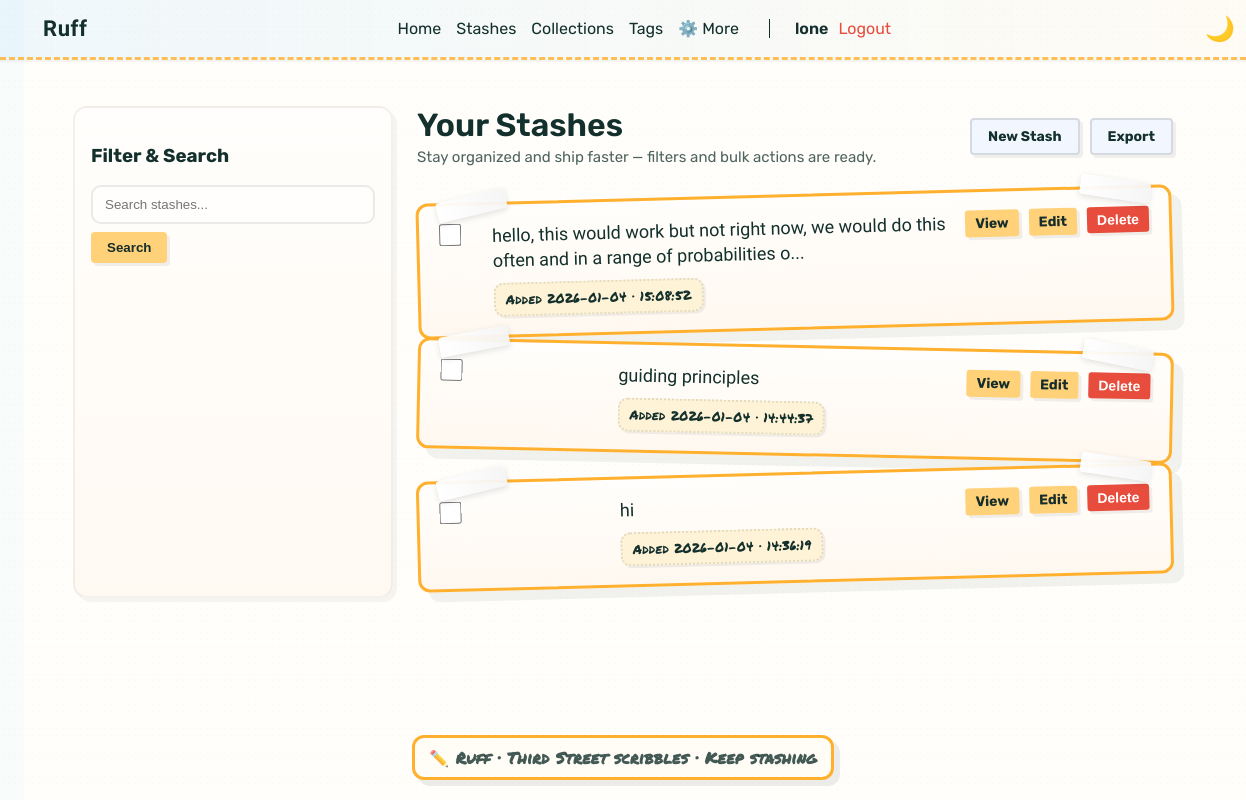
Page /stashes (signed in) on the committed database.
### models.py (models this page shows, shortened)
class User(db.Model):
    __tablename__ = 'users'
    id = db.Column(db.Integer, primary_key=True)
    username = db.Column(db.String(80), nullable=False, unique=True, index=True)
    email = db.Column(db.String(120), nullable=False, unique=True, index=True)
    password_hash = db.Column(db.String(255), nullable=False)
    created_at = db.Column(db.DateTime, nullable=False, default=datetime.utcnow)
    updated_at = db.Column(db.DateTime, nullable=False, default=datetime.utcnow, onupdate=datetime.utcnow)
    stashes = db.relationship('Stash', backref='user', lazy=True, cascade='all, delete-orphan')
    collections = db.relationship('Collection', backref='user', lazy=True, cascade='all, delete-orphan')

class Stash(db.Model):
    __tablename__ = 'stashes'
    id = db.Column(db.String(36), primary_key=True, default=lambda: str(uuid4()))
    user_id = db.Column(db.Integer, db.ForeignKey('users.id'), nullable=False)
    text = db.Column(db.Text, nullable=False)
    preview = db.Column(db.String(100), nullable=False)
    created_at = db.Column(db.DateTime, nullable=False, default=datetime.utcnow)
    updated_at = db.Column(db.DateTime, nullable=False, default=datetime.utcnow, onupdate=datetime.utcnow)
    collection_id = db.Column(db.Integer, db.ForeignKey('collections.id'), nullable=True)
    def to_dict(self) -> dict:
        return {
            'id': self.id,
            'text': self.text,
            'preview': self.preview,
            'collection_id': self.collection_id,
            'collection_name': self.collection.name if self.collection else None,
            'tags': [tag.name for tag in self.tags.all()],
            'created_at': self.created_at.strftime('%Y-%m-%d %H:%M:%S'),
            'updated_at': self.updated_at.strftime('%Y-%m-%d %H:%M:%S'),
        }

### routes.py (the view, shortened to what this page needs)
@bp.route("/stashes")
@login_required
def view_stashes():
    try:
        collection_id = request.args.get('collection', type=int)
        tag_name = request.args.get('tag', type=str)
        search_query = request.args.get('search', type=str)
        query = Stash.query.filter_by(user_id=g.user.id)
        if collection_id:
            query = query.filter_by(collection_id=collection_id)
        if tag_name:
            query = query.join(Stash.tags).filter(Tag.name == tag_name.lower())
        stashes = query.order_by(Stash.created_at.desc()).all()
        collections = Collection.query.filter_by(user_id=g.user.id).all()
        tags = Tag.query.all()
        return render_template(
            "stashes.html",
            stashes=[s.to_dict() for s in stashes],
            collections=collections,
            tags=tags,
            current_collection=collection_id,
            current_tag=tag_name,
            search_query=search_query
        )
    except Exception as e:
        logger.error(f"Error loading stashes: {str(e)}")
        flash("An error occurred while loading stashes.", "error")
        return redirect(url_for("main.index"))

### app.py (called while the page is built)
def create_app(config_name: str = None) -> Flask:
    app = Flask(__name__)
    config = get_config(config_name)
    app.config.from_object(config)
    db.init_app(app)
    csrf.init_app(app)
    app.register_blueprint(bp)
    @app.before_request
    def add_request_id():
        req_id = request.headers.get("X-Request-ID") or str(uuid.uuid4())
        g.request_id = req_id
        request.environ["request_id"] = req_id
    @app.after_request
    def inject_request_id(response):
        if hasattr(g, "request_id"):
            response.headers["X-Request-ID"] = g.request_id
        return response
    setup_logging(app)
    register_error_handlers(app)
    logger = logging.getLogger(__name__)
    logger.info("Application initialized (migrations must be applied separately)")
    return app

### routes.py (called while the page is built)
def login_required(f):
    @wraps(f)
    def decorated_function(*args, **kwargs):
        if 'user_id' not in session:
            flash('You must be logged in to access this page.', 'warning')
            return redirect(url_for('main.login'))
        return f(*args, **kwargs)
    return decorated_function

@bp.before_request
def load_logged_in_user():
    user_id = session.get('user_id')
    if user_id is None:
        g.user = None
    else:
        g.user = User.query.get(user_id)

### templates/stashes.html (shortened to what this page needs)
{% extends "base.html" %}
{% block content %}
    <div class="stash-container">
        <aside class="stash-sidebar">
            <h3>Filter & Search</h3>
            <div class="filter-section">
                <form method="get" action="{{ url_for('main.view_stashes') }}" class="search-form">
                    <input type="text" name="search" placeholder="Search stashes..." value="{{ search_query or '' }}" class="form-control">
                    <button type="submit" class="btn-search">Search</button>
                </form>
            </div>
        </aside>
        <main class="stash-main">
            <div class="page-hero">
                <div class="page-hero-text">
                    <h1>Your Stashes</h1>
                    <p class="page-sub">Stay organized and ship faster — filters and bulk actions are ready.</p>
                </div>
                <div class="page-hero-actions">
                    <a class="btn btn-secondary" href="{{ url_for('main.index') }}">New Stash</a>
                    <a class="btn btn-secondary" href="{{ url_for('main.export_data') }}">Export</a>
                </div>
            </div>
            <ul class="stash-list">
                {% for stash in stashes %}
                    <li class="stash-item">
                        <div class="stash-card polaroid">
                            <div class="stash-checkbox">
                                <input type="checkbox" class="stash-select" data-stash-id="{{ stash.id }}" />
                            </div>
                            <div class="stash-info">
                                <div class="stash-header">
                                    <span class="stash-title">{{ stash.preview }}</span>
                                </div>
                                <div class="stash-meta">
                                    <span class="stash-date">Added {{ stash.created_at | replace(' ', ' · ', 1) }}</span>
                                </div>
                            </div>
                            <div class="stash-actions">
                                <a href="{{ url_for('main.view_stash', stash_id=stash.id) }}" class="action-button">View</a>
                                <a href="{{ url_for('main.edit_stash', stash_id=stash.id) }}" class="action-button">Edit</a>
                                <form action="{{ url_for('main.delete_stash', stash_id=stash.id) }}" method="POST" class="delete-form">
                                    <button type="submit" class="action-button delete-button">Delete</button>
                                </form>
                            </div>
                        </div>
                    </li>
                {% endfor %}
            </ul>
        </main>
    </div>
{% endblock %}

### templates/base.html (shortened to what this page needs)
<!DOCTYPE html>
<html lang="en">
<head>
    <link rel="stylesheet" href="{{ url_for('static', filename='styles.css') }}">
</head>
<body class="recess-theme">
    <nav class="navbar">
        <div class="navbar-container">
                        <div class="navbar-left">
                                <a href="{{ url_for('main.index') }}" class="navbar-brand">Ruff</a>
                        </div>
            <ul class="navbar-menu">
                {% if g.user %}
                    <li><a href="{{ url_for('main.index') }}" class="nav-link">Home</a></li>
                    <li><a href="{{ url_for('main.view_stashes') }}" class="nav-link">Stashes</a></li>
                    <li><a href="{{ url_for('main.view_collections') }}" class="nav-link">Collections</a></li>
                    <li><a href="{{ url_for('main.view_tags') }}" class="nav-link">Tags</a></li>
                    <li class="nav-dropdown">
                        <a href="#" class="nav-link dropdown-toggle">⚙️ More</a>
                    </li>
                    <li class="nav-user">
                        <span class="nav-username">{{ g.user.username }}</span>
                        <a href="{{ url_for('main.logout') }}" class="nav-link logout-link">Logout</a>
                    </li>
                {% else %}
                    <li><a href="{{ url_for('main.login') }}" class="nav-link">Login</a></li>
                    <li><a href="{{ url_for('main.signup') }}" class="nav-link">Sign Up</a></li>
                {% endif %}
            </ul>
            <button id="theme-toggle" class="theme-toggle">🌙</button>
        </div>
    </nav>
    <div class="container">
        {% block content %}{% endblock %}
    </div>
    <footer class="footer-doodle">
        <div class="footer-line">✏️ Ruff · Third Street scribbles · Keep stashing</div>
    </footer>
</body>
</html>

### rows in the picture
User: user.username "lone"
Stash: preview "hello, this would work but not right now, we would do this often and in a range of probabilities o...", created_at "2026-01-04 · 15:08:52"
Stash: preview "guiding principles", created_at "2026-01-04 · 14:44:37"
Stash: preview "hi", created_at "2026-01-04 · 14:36:19"
